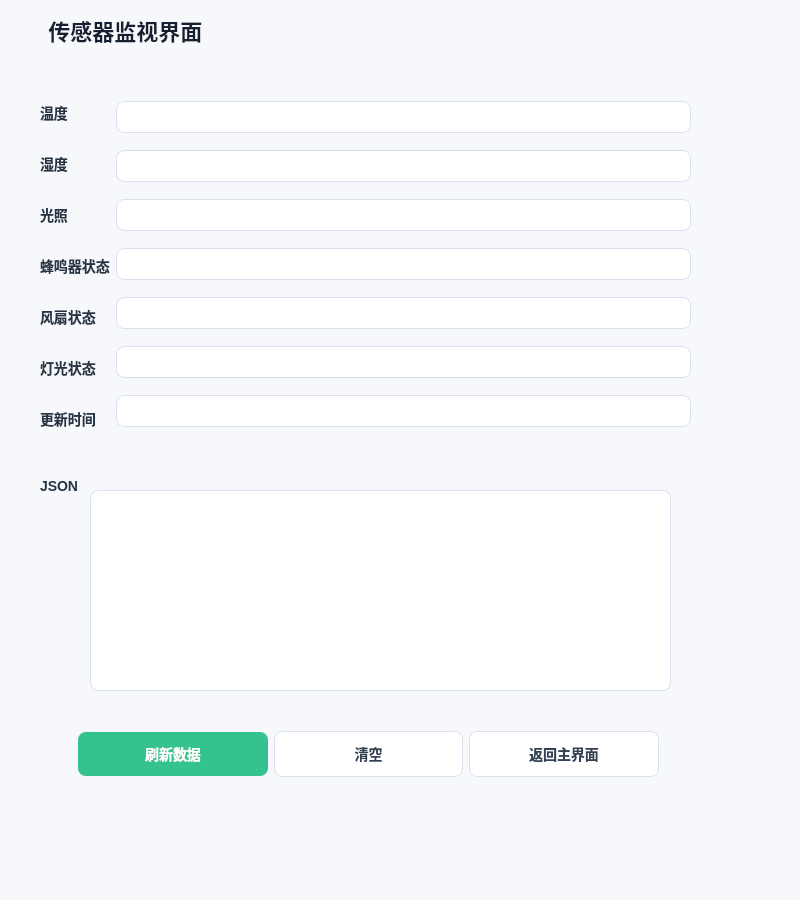
<?xml version="1.0" encoding="UTF-8"?>
<ui version="4.0">
 <class>MonitorWidget</class>
 <widget class="QWidget" name="MonitorWidget">
  <property name="geometry">
   <rect>
    <x>0</x>
    <y>0</y>
    <width>800</width>
    <height>900</height>
   </rect>
  </property>
  <property name="windowTitle">
   <string>Form</string>
  </property>
  <property name="styleSheet">
   <string notr="true">QWidget {
    background-color: #f6f8fb;
    color: #1f2937;
    font-family: &quot;Microsoft YaHei&quot;;
    font-size: 14px;
}

QLabel {
    background: transparent;
    color: #273445;
    font-weight: 500;
}

QLabel#labelTitle {
    color: #172033;
    font-size: 22px;
    font-weight: 700;
}

QLineEdit, QTextEdit, QComboBox {
    background-color: #ffffff;
    color: #202a3a;
    border: 1px solid #d9e1ec;
    border-radius: 8px;
    padding: 6px 10px;
    selection-background-color: #34c38f;
}

QLineEdit:focus, QTextEdit:focus, QComboBox:focus {
    border: 1px solid #34c38f;
}

QLineEdit[readOnly=&quot;true&quot;], QTextEdit[readOnly=&quot;true&quot;] {
    background-color: #ffffff;
    color: #334155;
}

QPushButton {
    background-color: #34c38f;
    color: #ffffff;
    border: none;
    border-radius: 8px;
    min-height: 34px;
    padding: 5px 16px;
    font-weight: 600;
}

QPushButton:hover {
    background-color: #27ae7e;
}

QPushButton#btnBack, QPushButton#btnClear, QPushButton#btnDisconnect, QPushButton#btnReset {
    background-color: #ffffff;
    color: #334155;
    border: 1px solid #d9e1ec;
}

QPushButton#btnBack:hover, QPushButton#btnClear:hover, QPushButton#btnDisconnect:hover, QPushButton#btnReset:hover {
    background-color: #eefaf5;
    border-color: #34c38f;
    color: #34c38f;
}</string>
  </property>
  <widget class="QLabel" name="labelTitle">
   <property name="geometry">
    <rect>
     <x>30</x>
     <y>10</y>
     <width>181</width>
     <height>41</height>
    </rect>
   </property>
   <property name="text">
    <string>   传感器监视界面</string>
   </property>
  </widget>
  <widget class="QLabel" name="labelUpdateTime_2">
   <property name="geometry">
    <rect>
     <x>40</x>
     <y>470</y>
     <width>61</width>
     <height>31</height>
    </rect>
   </property>
   <property name="text">
    <string>JSON</string>
   </property>
  </widget>
  <widget class="QTextEdit" name="textEditJson">
   <property name="geometry">
    <rect>
     <x>90</x>
     <y>490</y>
     <width>581</width>
     <height>201</height>
    </rect>
   </property>
  </widget>
  <widget class="QWidget" name="layoutWidget">
   <property name="geometry">
    <rect>
     <x>40</x>
     <y>90</y>
     <width>651</width>
     <height>351</height>
    </rect>
   </property>
   <layout class="QHBoxLayout" name="horizontalLayout">
    <item>
     <layout class="QVBoxLayout" name="verticalLayout">
      <item>
       <widget class="QLabel" name="labelTemp">
        <property name="text">
         <string>温度</string>
        </property>
       </widget>
      </item>
      <item>
       <widget class="QLabel" name="labelHum">
        <property name="text">
         <string>湿度</string>
        </property>
       </widget>
      </item>
      <item>
       <widget class="QLabel" name="labelLight">
        <property name="text">
         <string>光照</string>
        </property>
       </widget>
      </item>
      <item>
       <widget class="QLabel" name="labelBeeper">
        <property name="text">
         <string>蜂鸣器状态</string>
        </property>
       </widget>
      </item>
      <item>
       <widget class="QLabel" name="labelFan">
        <property name="text">
         <string>风扇状态</string>
        </property>
       </widget>
      </item>
      <item>
       <widget class="QLabel" name="labelLed">
        <property name="text">
         <string>灯光状态</string>
        </property>
       </widget>
      </item>
      <item>
       <widget class="QLabel" name="labelUpdateTime">
        <property name="text">
         <string>更新时间</string>
        </property>
       </widget>
      </item>
     </layout>
    </item>
    <item>
     <layout class="QVBoxLayout" name="verticalLayout_2">
      <item>
       <widget class="QLineEdit" name="lineEditTemp"/>
      </item>
      <item>
       <widget class="QLineEdit" name="lineEditHum"/>
      </item>
      <item>
       <widget class="QLineEdit" name="lineEditLight"/>
      </item>
      <item>
       <widget class="QLineEdit" name="lineEditBeeper"/>
      </item>
      <item>
       <widget class="QLineEdit" name="lineEditFan"/>
      </item>
      <item>
       <widget class="QLineEdit" name="lineEditLed"/>
      </item>
      <item>
       <widget class="QLineEdit" name="lineEditUpdateTime"/>
      </item>
     </layout>
    </item>
   </layout>
  </widget>
  <widget class="QWidget" name="layoutWidget">
   <property name="geometry">
    <rect>
     <x>78</x>
     <y>730</y>
     <width>581</width>
     <height>48</height>
    </rect>
   </property>
   <layout class="QHBoxLayout" name="horizontalLayout_2">
    <item>
     <widget class="QPushButton" name="btnRefresh">
      <property name="text">
       <string>刷新数据</string>
      </property>
     </widget>
    </item>
    <item>
     <widget class="QPushButton" name="btnClear">
      <property name="text">
       <string>清空</string>
      </property>
     </widget>
    </item>
    <item>
     <widget class="QPushButton" name="btnBack">
      <property name="text">
       <string>返回主界面</string>
      </property>
     </widget>
    </item>
   </layout>
  </widget>
 </widget>
 <resources/>
 <connections/>
</ui>
